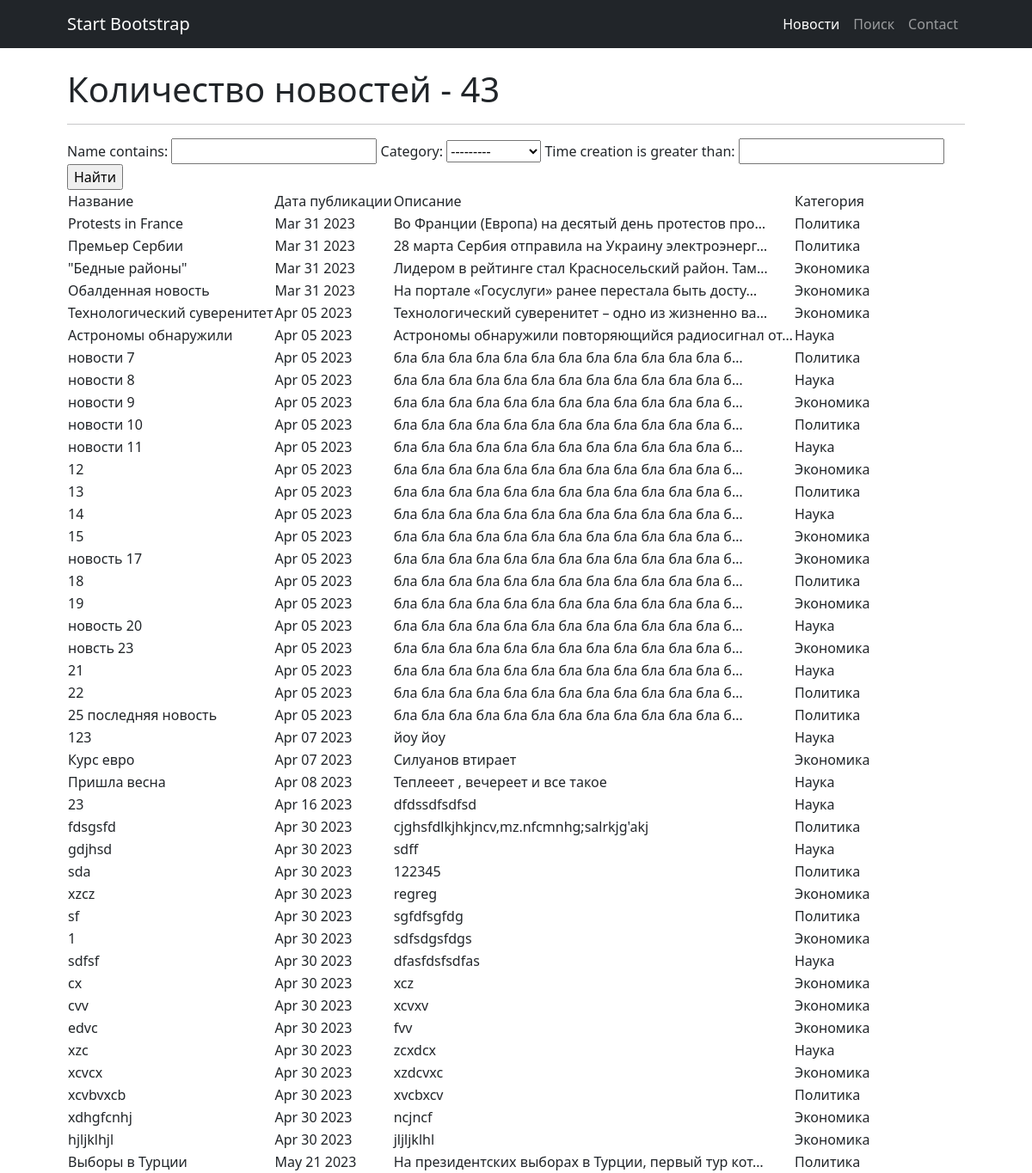
Before: /news/search with the older database file.
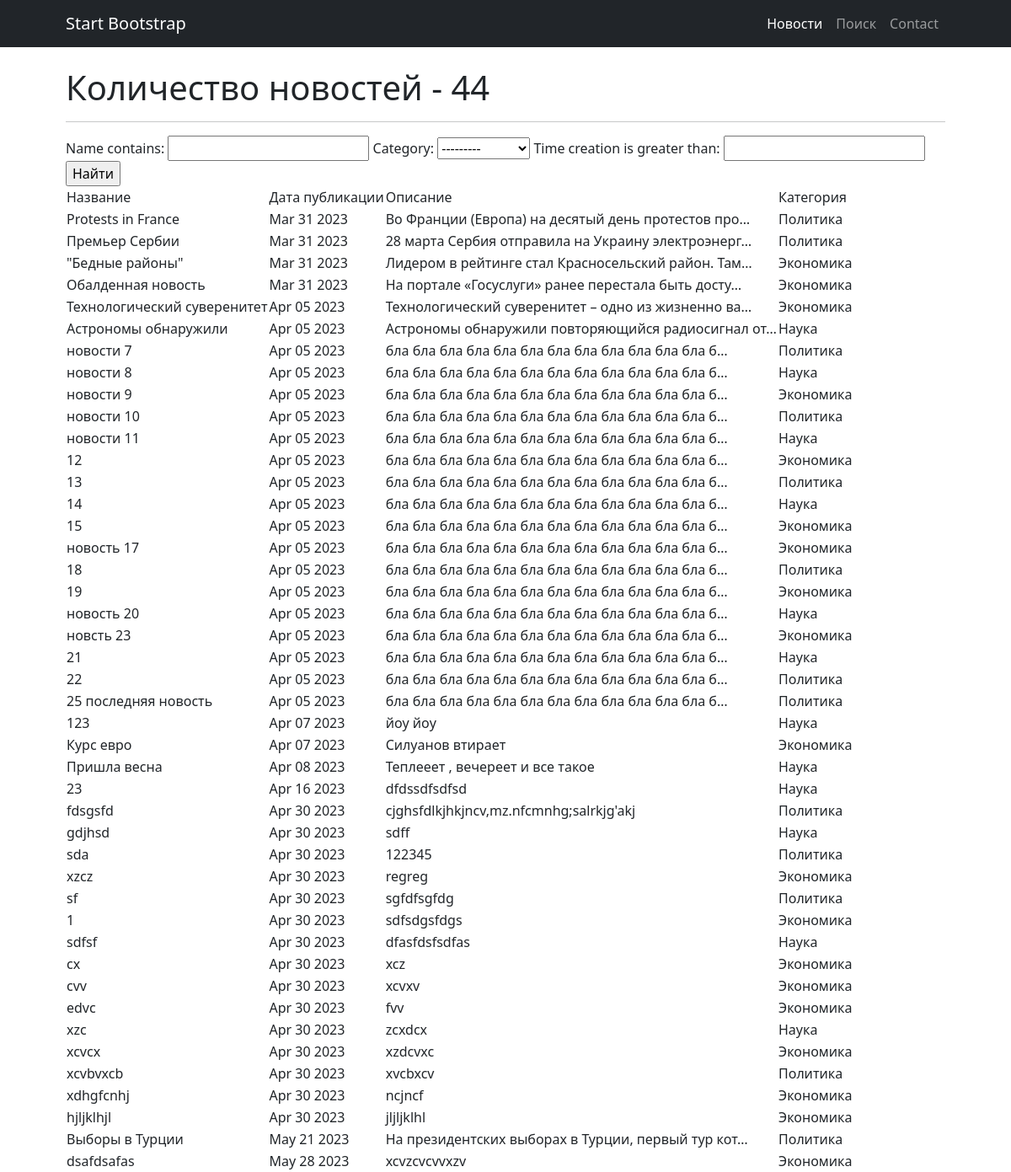
After: the same page with the newer database file.
### news/models.py (models this page shows, shortened)
class News(models.Model):
    name = models.CharField(
        max_length=50,
        unique=True, # названия новостей не должны повторяться
    )
    description = models.TextField()
    category = models.ForeignKey(
        to='Category',
        on_delete=models.CASCADE,
        related_name='news', # все новости в категории будут доступны через поле news
    )
    time_creation = models.DateTimeField(auto_now_add = True)

class Category(models.Model):
    name = models.CharField(max_length=100, unique=True)  # названия категорий тоже не должны повторяться
    subscribers = models.ManyToManyField(User, through = 'UserCategory', blank = True) #добавили поле для свзяи с пользователем
    def __str__(self):
        return f'{self.name.title()}'

### news/views.py (the view)
# urls.py: path('search', NewsSearch.as_view()),
class NewsSearch(ListView):
    model = News  # указываем модель, объекты которой мы будем выводить
    template_name = 'search.html'  # указываем имя шаблона, в котором будет лежать HTML, в нём будут все инструкции о том, как именно пользователю должны вывестись наши объекты
    context_object_name = 'news'  # это имя списка, в котором будут лежать все объекты
    queryset = News.objects.order_by('id')
    def get_context_data(self, **kwargs):
        context = super().get_context_data(**kwargs)
        context['filter'] = NewsFilter(self.request.GET, queryset=self.get_queryset())
        return context

### templatetags/custom_filters.py (called while the page is built)
@register.filter(name='filter_message')
def filter_message(message: str):
    variants = ['мудаков', 'твари', 'козлы', 'лошара', 'ублюдок', 'дичь'] # непристойные выражения
    ln = len(variants)
    filtred_message = ''
    string = ''
    string2 = ''
    pattern = ' ' # чем заменять непристойные выражения
    for i in message:
        string += i
        string2 = string.lower()
        flag = 0
        for j in variants:
            if not string2 in j:
                flag += 1
            if string2 == j:
                filtred_message += pattern
                flag -= 1
                string = ''
        if flag == ln:
            filtred_message += string
            string = ''
    if string2 != '' and string2 not in variants:
        filtred_message += string
    elif string2 != '':
        filtred_message += pattern
    return filtred_message

### templates/search.html (shortened to what this page needs)
{% extends 'flatpages/default.html' %}
{% load custom_filters %}
{% block content %}
    <h1>Количество новостей - {{ news|length }}</h1>
    <hr>
    <form method="GET">
        {{ filter.form }}
        <input type="submit" value="Найти">
    </form>
    {% if news %}
        <table>
            <tr>
                <td>
                    Название
                </td>
                <td>
                    Дата публикации
                </td>
                <td>
                    Описание
                </td>
                <td>
                    Категория
                </td>
            </tr>
        {% for new in filter.qs %}
            <tr>
                <td>
                    {{ new.name|filter_message }}
                </td>
                <td>
                    {{ new.time_creation|date:'M d Y'}}
                </td>
                <td>
                    {{ new.description|truncatechars:50|filter_message}}
                </td>
                <td>
                    {{ new.category.name }}
                </td>
            </tr>
        {% endfor %}
        </table>
    {% else %}
        <h2> Новостей нет!</h2>
    {% endif %}
{% endblock content %}

Changed rows visible on the page:
added News: name|filter_message "dsafdsafas", time_creation "May 28 2023", description|filter_message "xcvzcvcvvxzv", category.name "Экономика"
Other visible differences:
{{ news|length }}: "43" → "44"
